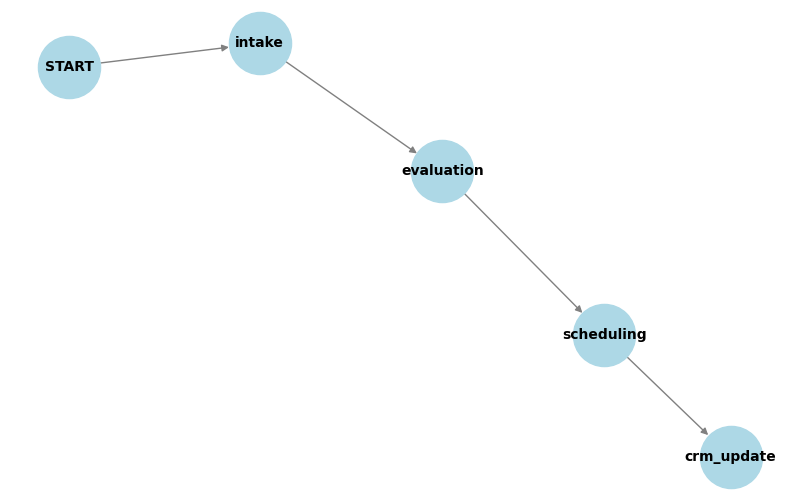

Source code (Python):
# ----workflow.py----
from langgraph.graph import StateGraph
import networkx as nx
import matplotlib.pyplot as plt
from agents import intake_agent, evaluation_agent, scheduling_agent, crm_update_agent
from state import InquiryState
from dataclasses import asdict

def construct_graph():
    """Builds the state graph for inquiry processing."""
    workflow = StateGraph(InquiryState)  # Use InquiryState

    # Add agent nodes
    workflow.add_node("intake", intake_agent)
    workflow.add_node("evaluation", evaluation_agent)
    workflow.add_node("scheduling", scheduling_agent)
    workflow.add_node("crm_update", crm_update_agent)

    # Add an "end" node as a dummy function
    workflow.add_node("end", lambda state: asdict(state))  # No processing, just a pass-through

    # Define the workflow structure
    workflow.set_entry_point("intake")  
    workflow.add_edge("intake", "evaluation")
    workflow.add_edge("evaluation", "scheduling")
    workflow.add_edge("scheduling", "crm_update")
    
    # Connect "crm_update" to the "end" node
    workflow.add_edge("crm_update", "end")

    # Mark "end" as the final step
    workflow.set_finish_point("end")  

    return workflow.compile()



def visualize_graph():
    """Generates a visualization of the workflow graph."""
    graph = nx.DiGraph()
    edges = [
        ("START", "intake"),
        ("intake", "evaluation"),
        ("evaluation", "scheduling"),
        ("scheduling", "crm_update")  # Last node (no outgoing edges)
    ]
    graph.add_edges_from(edges)
    
    plt.figure(figsize=(8, 5))
    nx.draw(graph, with_labels=True, node_color='lightblue', edge_color='gray', node_size=2000, font_size=10, font_weight='bold')
    plt.savefig("workflow.png")
    
    return "workflow.png"
